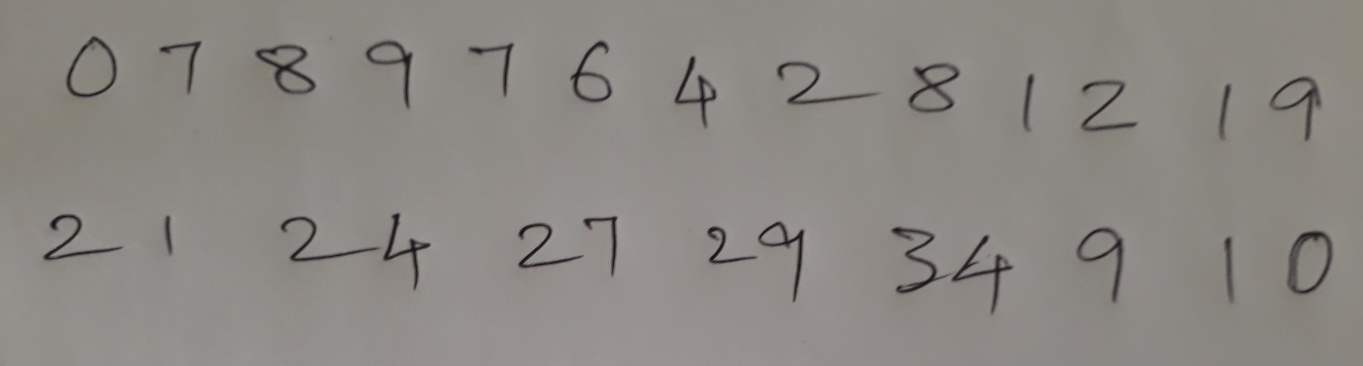
#> input picture manual_test_image.jpg, 4089 x 1097 px (shown at 1/3 size)
$ python -i preprocess_model.py   (imports and definitions only)   (older library calls are emulated)
#> lines starting #> are read from the running program, lines starting #| are printed output that depends on the picture; after the words box and inside, x2 and y2 are one past the last pixel; in counts of white or black regions, pixels touching at a corner belong together
import cv2
import matplotlib.pyplot as plt
import numpy as np

def preprocessed_image(imagee):

    image=imagee.copy()
    #ret,thresh1 = cv2.threshold(image,100,255,cv2.THRESH_BINARY)
    blur = cv2.GaussianBlur(image,(5,5),0)
    ret3,thresh1 = cv2.threshold(blur,0,255,cv2.THRESH_BINARY+cv2.THRESH_OTSU)
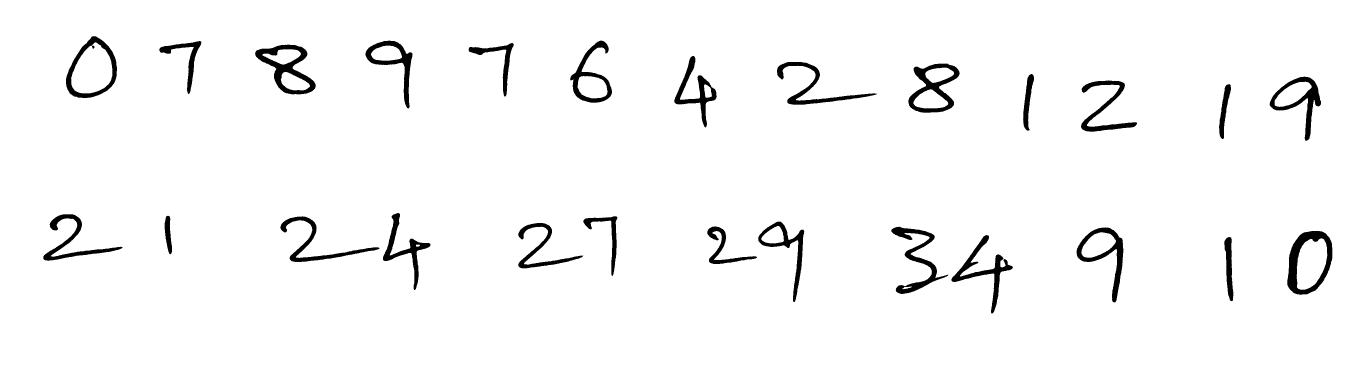
#> thresh1: shape (1097, 4089) (shown at 1/3 size); 96.7% white; 27 black regions
#> ret3 = 104
    (_,cnts,_) = cv2.findContours(thresh1, cv2.RETR_LIST, cv2.CHAIN_APPROX_NONE)
#> cnts = 42 contours; largest, box (x1, y1, x2, y2) and area: (0, 0, 4089, 1097) 4480448, (197, 107, 352, 295) 20506, (3861, 692, 3998, 885) 20480, (764, 133, 948, 284) 15532, (2724, 190, 2880, 339) 15137
    contours = sorted(cnts, key = cv2.contourArea, reverse = True)[:]
#> contours has the same summary as cnts
    cv2.drawContours(image,contours, -1, (0,255,0), 3)
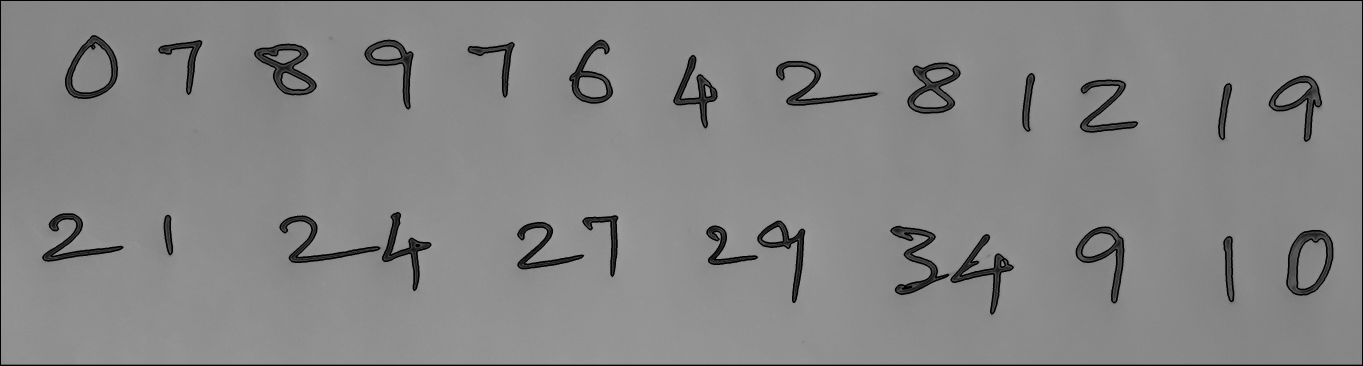
#> image: shape (1097, 4089) (shown at 1/3 size); min 0, max 165, mean 133.3
    x,y,w,h = cv2.boundingRect(contours[0])
#> x = 0; y = 0; w = 4089; h = 1097
    roi=imagee[y:y+h,x:x+w]
    exact=cv2.resize(roi,(25,25))
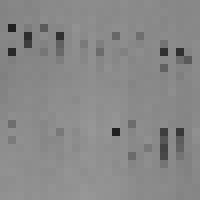
#> exact: shape (25, 25) (shown 8 times larger); min 32, max 151, mean 136.2
    exact[exact<100]=0
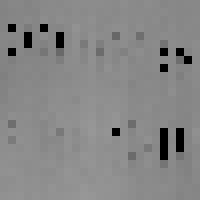
#> exact: shape (25, 25) (shown 8 times larger); 3.04% of pixels changed, all inside (x1, y1, x2, y2) = (1, 3, 24, 20)
    exact=exact/255
    final_extract=exact.reshape((625))
#> final_extract = 625 values, max 0.592 at index 411, min 0 at index 76, mean 0.526
    return final_extract

>>> import cv2
>>> picture = cv2.imread('manual_test_image.jpg', cv2.IMREAD_GRAYSCALE)
>>> result = preprocessed_image(picture)
#> result has the same summary as final_extract in preprocessed_image
